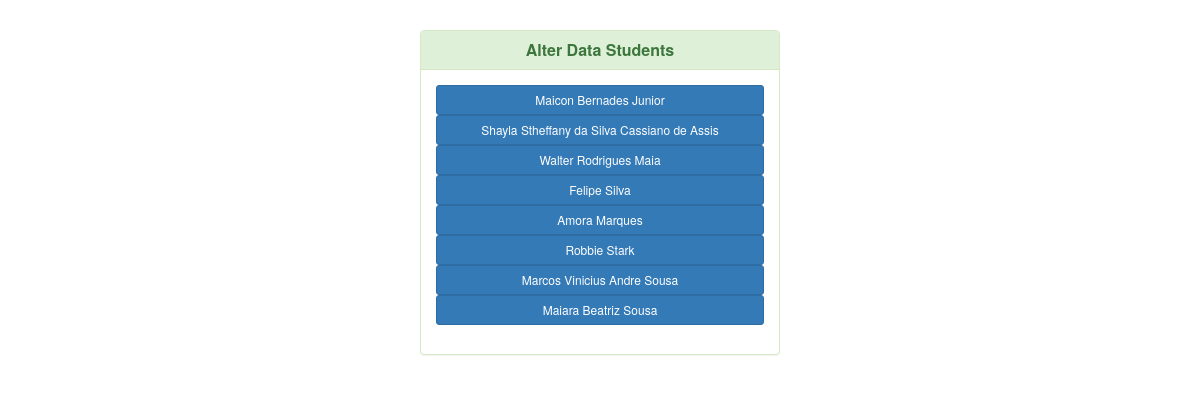
Page /teste.php on the committed database.
### tables this page shows
CREATE TABLE `students` (
  `code` int(11) NOT NULL,
  `name` varchar(100) NOT NULL,
  `birth` date NOT NULL,
  `grade` varchar(100) NOT NULL,
  `education` varchar(100) NOT NULL,
  `lastyear` text NOT NULL,
  `guardianUser` varchar(11) NOT NULL
);

### teste.php (the view, shortened to what this page needs)
<html>
<head lang="en">
    <link type="text/css" rel="stylesheet" href="..\bootstrap\css\bootstrap.css">
    <link rel="stylesheet" href="https://maxcdn.bootstrapcdn.com/bootstrap/3.3.7/css/bootstrap.min.css">
    <link type="text/css" rel="stylesheet" href="..\css\style.css">
</head>
<body>
    <div class="container">
        <div class="row">
            <div class="col-md-4 col-md-offset-4">
                <div class="login-panel panel panel-success">
                    <div class="panel-heading">
                        <h3 class="panel-title">Alter Data Students</h3>
                    </div>
                    <div class="panel-body">
                        <form role="form" method="post" action="alter_std.php">
                            <fieldset>
                                <?php
                                include("../database/db_conection.php");
                                    $view_students_query="select * from students";
                                    $run=mysqli_query($dbcon,$view_students_query);
                                    $cont = 0;
                                    while($row=mysqli_fetch_array($run))
                                    {
                                        $std_name=$row[1];
                                ?>
                                        <div>
                                        <button class="btn btn-primary btn-block btn-sm" type="button" data-toggle="collapse" data-target="<?php echo '#alter'.$cont.'std'; ?>" aria-expanded="false" aria-controls="<?php echo 'alter'.$cont.'std'; ?>" style="white-space:normal; width:100%; ">
                                         <?php echo $std_name; ?>
                                        </button>
                          </div>
                              <?php
                                        $cont = $cont + 1;
                                    }
                                ?>
                            </fieldset>
                        </form>
                    </div>
                </div>
            </div>
        </div>
    </div>
</body>
</html>

### css/style.css (style rules this page uses)
.login-panel { margin-top: 30px; }
.panel-title { text-align: center; font-weight: bold; }

### rows in the picture
students: name "Maicon Bernades Junior"
students: name "Shayla Stheffany da Silva Cassiano de Assis"
students: name "Walter Rodrigues Maia"
students: name "Felipe Silva"
students: name "Amora Marques"
students: name "Robbie Stark"
students: name "Marcos Vinicius Andre Sousa"
students: name "Maiara Beatriz Sousa"
